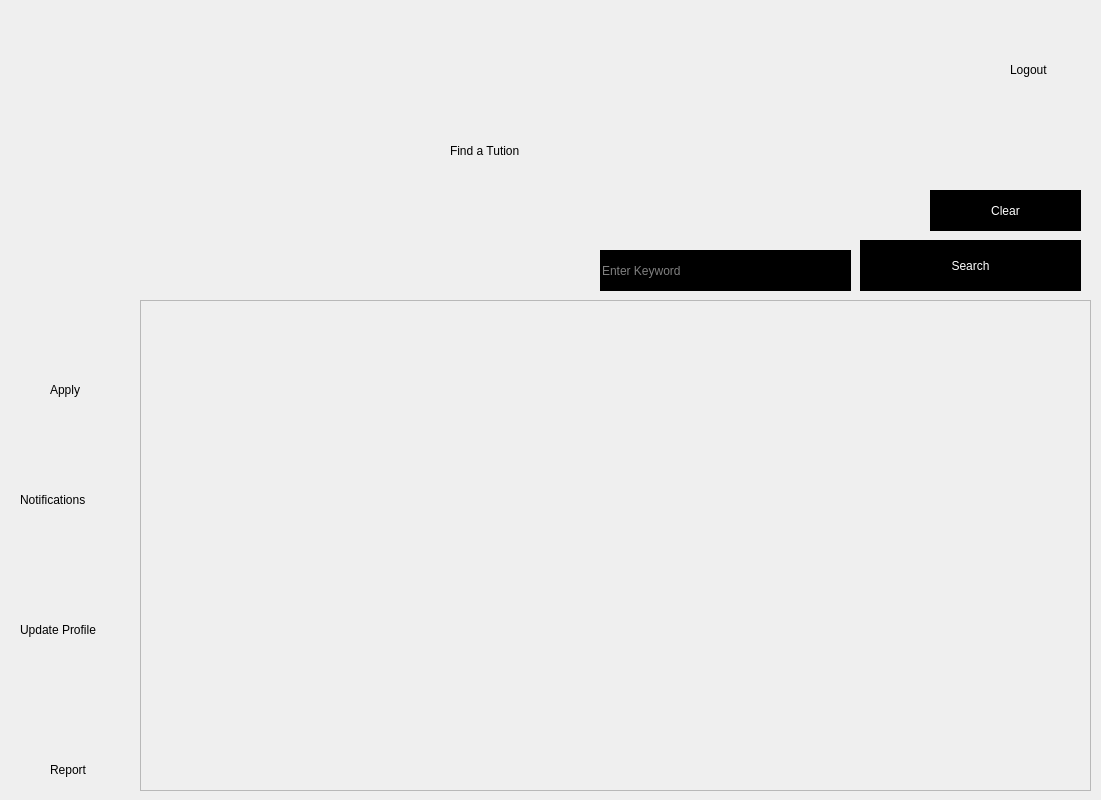
<?xml version="1.0" encoding="UTF-8"?>
<ui version="4.0">
 <class>tutorhome</class>
 <widget class="QDialog" name="tutorhome">
  <property name="geometry">
   <rect>
    <x>0</x>
    <y>0</y>
    <width>1101</width>
    <height>800</height>
   </rect>
  </property>
  <property name="windowTitle">
   <string>Tutor Home</string>
  </property>
  <property name="styleSheet">
   <string notr="true">QScrollBar{background:black}
*{background-image: url(:/img/img/inside.jpg);}
QPushButton:pressed{
	background-color: rgb(255, 212, 39);
   border-radius:6px;
}</string>
  </property>
  <widget class="QLabel" name="label_icon">
   <property name="geometry">
    <rect>
     <x>450</x>
     <y>0</y>
     <width>231</width>
     <height>111</height>
    </rect>
   </property>
   <property name="text">
    <string/>
   </property>
   <property name="pixmap">
    <pixmap resource="resources.qrc">:/img/img/icon.png</pixmap>
   </property>
  </widget>
  <widget class="QPushButton" name="pushButton_5">
   <property name="geometry">
    <rect>
     <x>30</x>
     <y>680</y>
     <width>111</width>
     <height>71</height>
    </rect>
   </property>
   <property name="styleSheet">
    <string notr="true">*{image: url(:/img/img/report2.png);
border:white}
QPushButton:pressed{
	
	background-color: rgb(182, 11, 42);
   border-radius:6px;
}</string>
   </property>
   <property name="text">
    <string/>
   </property>
  </widget>
  <widget class="QLabel" name="label_6">
   <property name="geometry">
    <rect>
     <x>50</x>
     <y>760</y>
     <width>69</width>
     <height>20</height>
    </rect>
   </property>
   <property name="styleSheet">
    <string notr="true">font: 87 8pt &quot;Segoe UI Black&quot;;</string>
   </property>
   <property name="text">
    <string>Report</string>
   </property>
  </widget>
  <widget class="QPushButton" name="pushButton">
   <property name="geometry">
    <rect>
     <x>20</x>
     <y>310</y>
     <width>112</width>
     <height>71</height>
    </rect>
   </property>
   <property name="styleSheet">
    <string notr="true">*{image: url(:/img/img/apply.png);

border:white}
QPushButton:pressed{
	
	background-color: rgb(182, 11, 42);
   border-radius:6px;
}</string>
   </property>
   <property name="text">
    <string/>
   </property>
  </widget>
  <widget class="QLabel" name="label">
   <property name="geometry">
    <rect>
     <x>50</x>
     <y>380</y>
     <width>69</width>
     <height>20</height>
    </rect>
   </property>
   <property name="styleSheet">
    <string notr="true">font: 87 8pt &quot;Segoe UI Black&quot;;</string>
   </property>
   <property name="text">
    <string>Apply</string>
   </property>
  </widget>
  <widget class="QLabel" name="label_2">
   <property name="geometry">
    <rect>
     <x>450</x>
     <y>130</y>
     <width>241</width>
     <height>41</height>
    </rect>
   </property>
   <property name="styleSheet">
    <string notr="true">font: 87 18pt &quot;Segoe UI Black&quot;;</string>
   </property>
   <property name="text">
    <string>Find a Tution</string>
   </property>
  </widget>
  <widget class="QWidget" name="layoutWidget">
   <property name="geometry">
    <rect>
     <x>140</x>
     <y>300</y>
     <width>951</width>
     <height>491</height>
    </rect>
   </property>
   <layout class="QHBoxLayout" name="horizontalLayout">
    <item>
     <widget class="QScrollArea" name="scrollArea">
      <property name="styleSheet">
       <string notr="true">border-color: rgb(6, 19, 200);</string>
      </property>
      <property name="widgetResizable">
       <bool>true</bool>
      </property>
      <widget class="QWidget" name="scrollContents">
       <property name="geometry">
        <rect>
         <x>0</x>
         <y>0</y>
         <width>947</width>
         <height>487</height>
        </rect>
       </property>
       <property name="styleSheet">
        <string notr="true">color:rgb(255, 85, 0)</string>
       </property>
      </widget>
     </widget>
    </item>
   </layout>
  </widget>
  <widget class="QLabel" name="label_4">
   <property name="geometry">
    <rect>
     <x>20</x>
     <y>620</y>
     <width>131</width>
     <height>20</height>
    </rect>
   </property>
   <property name="styleSheet">
    <string notr="true">font: 87 8pt &quot;Segoe UI Black&quot;;</string>
   </property>
   <property name="text">
    <string>Update Profile</string>
   </property>
  </widget>
  <widget class="QPushButton" name="pushButton_3">
   <property name="geometry">
    <rect>
     <x>30</x>
     <y>530</y>
     <width>101</width>
     <height>81</height>
    </rect>
   </property>
   <property name="styleSheet">
    <string notr="true">*{image: url(:/img/img/update.png);

border:white}
QPushButton:pressed{
	
	background-color: rgb(182, 11, 42);
   border-radius:6px;
}</string>
   </property>
   <property name="text">
    <string/>
   </property>
  </widget>
  <widget class="QPushButton" name="toolButton">
   <property name="geometry">
    <rect>
     <x>930</x>
     <y>190</y>
     <width>151</width>
     <height>41</height>
    </rect>
   </property>
   <property name="styleSheet">
    <string notr="true">QPushButton
{
background:black;
color:white;
font: 87 13pt &quot;Segoe UI Black&quot;;
border:black;
}
QPushButton:pressed{
	
	background-color: rgb(182, 11, 42);
   border-radius:6px;
}
QPushButton:hover{
	
	background-color: maroon;
   border-radius:6px;
}</string>
   </property>
   <property name="text">
    <string>Clear</string>
   </property>
  </widget>
  <widget class="QPushButton" name="sbutton">
   <property name="geometry">
    <rect>
     <x>860</x>
     <y>240</y>
     <width>221</width>
     <height>51</height>
    </rect>
   </property>
   <property name="styleSheet">
    <string notr="true">QPushButton
{
background:black;
color:white;
font: 87 13pt &quot;Segoe UI Black&quot;;
border:black;
}
QPushButton:pressed{
	
	background-color: rgb(182, 11, 42);
   border-radius:6px;
}
QPushButton:hover{
	
	background-color: grey;
   border-radius:6px;
}</string>
   </property>
   <property name="text">
    <string>Search</string>
   </property>
  </widget>
  <widget class="QLineEdit" name="lineEdit">
   <property name="geometry">
    <rect>
     <x>600</x>
     <y>250</y>
     <width>251</width>
     <height>41</height>
    </rect>
   </property>
   <property name="accessibleName">
    <string/>
   </property>
   <property name="autoFillBackground">
    <bool>false</bool>
   </property>
   <property name="styleSheet">
    <string notr="true">*{
background:black;
color:white;
font: 87 15pt &quot;Segoe UI Black&quot;;
border:black;
}</string>
   </property>
   <property name="placeholderText">
    <string>Enter Keyword</string>
   </property>
  </widget>
  <widget class="QPushButton" name="pushButton_2">
   <property name="geometry">
    <rect>
     <x>30</x>
     <y>420</y>
     <width>81</width>
     <height>61</height>
    </rect>
   </property>
   <property name="styleSheet">
    <string notr="true">*{image: url(:/img/img/imageonline-co-transparentimage (3).png);}
*{border:white;}</string>
   </property>
   <property name="text">
    <string/>
   </property>
  </widget>
  <widget class="QPushButton" name="pushButton_4">
   <property name="geometry">
    <rect>
     <x>990</x>
     <y>0</y>
     <width>111</width>
     <height>61</height>
    </rect>
   </property>
   <property name="styleSheet">
    <string notr="true">*{image: url(:/img/img/logout2.png);
border:white}
QPushButton:pressed{
	
	background-color: rgb(182, 11, 42);
   border-radius:6px;
}</string>
   </property>
   <property name="text">
    <string/>
   </property>
  </widget>
  <widget class="QLabel" name="label_5">
   <property name="geometry">
    <rect>
     <x>1010</x>
     <y>60</y>
     <width>69</width>
     <height>20</height>
    </rect>
   </property>
   <property name="styleSheet">
    <string notr="true">font: 87 8pt &quot;Segoe UI Black&quot;;</string>
   </property>
   <property name="text">
    <string>Logout</string>
   </property>
  </widget>
  <widget class="QLabel" name="label_3">
   <property name="geometry">
    <rect>
     <x>20</x>
     <y>490</y>
     <width>111</width>
     <height>20</height>
    </rect>
   </property>
   <property name="styleSheet">
    <string notr="true">font: 87 8pt &quot;Segoe UI Black&quot;;</string>
   </property>
   <property name="text">
    <string>Notifications</string>
   </property>
  </widget>
 </widget>
 <resources>
  <include location="resources.qrc"/>
 </resources>
 <connections/>
</ui>
